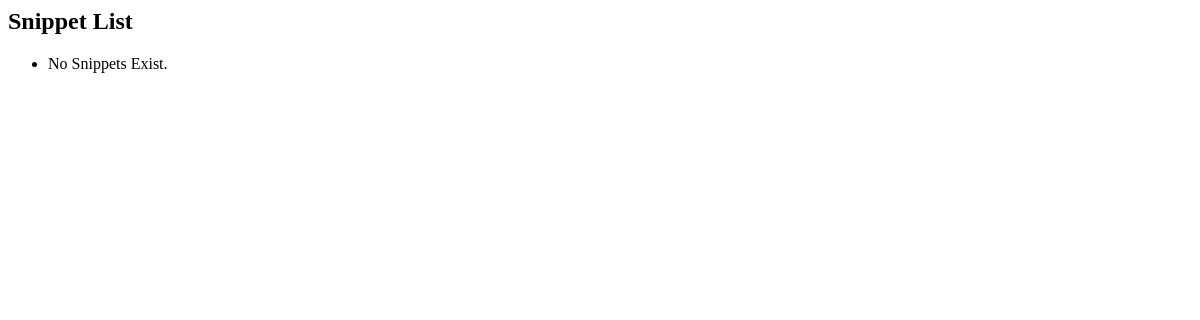
Page /snippet/list/ on the earlier database version.
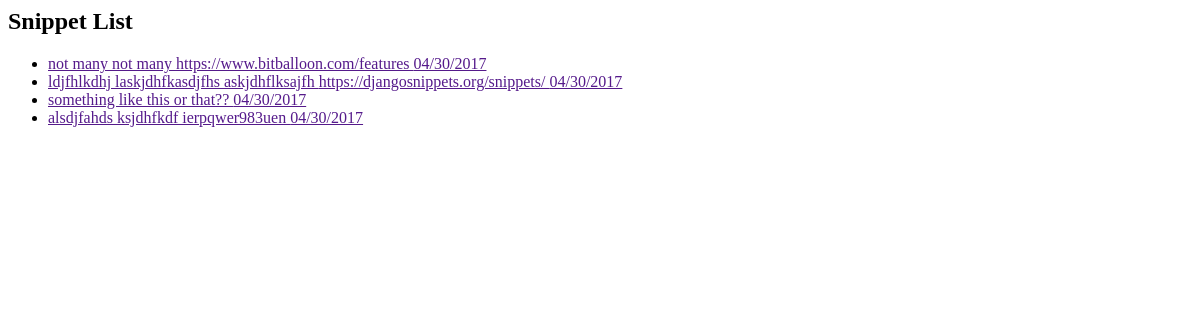
Same page on the later database version.
### archive/models.py (models this page shows, shortened)
class Snippet(models.Model):
    question = models.ForeignKey(Query)
    answer = models.CharField(max_length=2047)
    source = models.URLField(max_length=255, blank=True)
    created = models.DateTimeField('Date Created', auto_now_add=True)
    updated = models.DateTimeField('Last Modified', auto_now=True)
    tags = models.ManyToManyField(Tag, related_name='snippets')
    class Meta:
        ordering = ['-updated']

### archive/views.py (the view)
class SnippetList(ListView):
    model = Snippet
    template_name = 'archive/snippet_list.html'

### archive/templates/archive/snippet_list.html
{% block content %}
  <h2>Snippet List</h2>
  <ul>
    {% for snippet in snippet_list %}
      <li><a href="">
        {{ snippet.answer }}
        {{ snippet.source }}
        {{ snippet.updated|date:"SHORT_DATE_FORMAT" }}
      </a></li>
    {% empty %}
      <li>No Snippets Exist.</li>
    {% endfor %}
  </ul>
{% endblock %}

Differences in the rows shown:
added Snippet: answer "not many not many", source "https://www.bitballoon.com/features", updated "04/30/2017"
added Snippet: answer "ldjfhlkdhj laskjdhfkasdjfhs askjdhflksajfh", source "https://djangosnippets.org/snippets/", updated "04/30/2017"
added Snippet: answer "something like this or that??", updated "04/30/2017"
added Snippet: answer "alsdjfahds ksjdhfkdf ierpqwer983uen", updated "04/30/2017"
Other differences:
text no longer shown: "No Snippets Exist."
